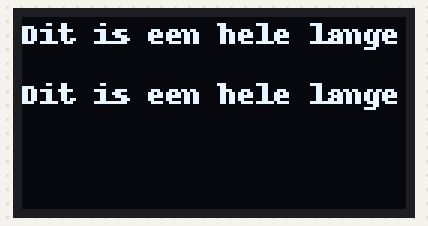
Bench run of a program on a simulated Raspberry Pi (BCM pin numbers). On the bench: 128×64 one-colour display.

Above: at 0.34 s.
At 2.71 s:
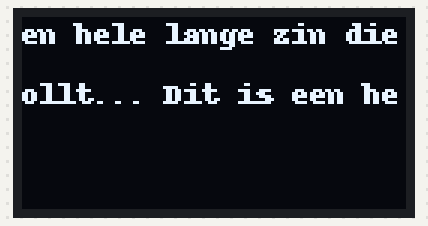
At 5.07 s:
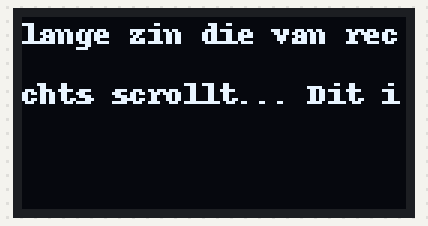
At 10.1 s:
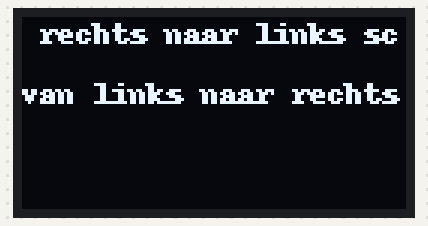
At 14.84 s:
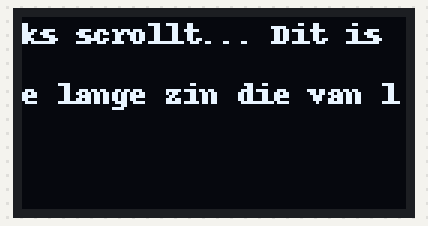
At 19.87 s:
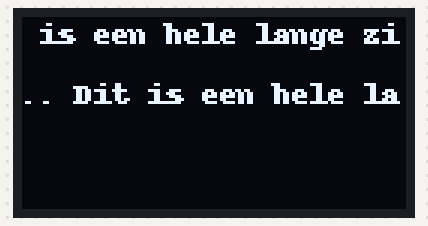

Measured:
- by itself, everything shown: repeats every 18.6 s, in 63 steps

The program:

I2COLED_scrollText.py
```python
# experimenten met I2C OLED SSD1306 display
# I2C address : 0x3C

from luma.core.interface.serial import i2c
from luma.core.render import canvas
from luma.oled.device import ssd1306
from time import sleep

TEKST_RL = "Dit is een hele lange zin die van rechts naar links scrollt... "
TEKST_LR = "Dit is een hele lange zin die van links naar rechts scrollt... "
SCROLL_DELAY = 0.2

# initialiseren I2C interface
I2C = i2c(port=1, address=0x3C)

# maken I2C device
device = ssd1306(I2C)

# variabelen scrollen
chars_pix = 6
chars_oled = int(device.width / chars_pix)

chars_text_RL = len(TEKST_RL)
let_RL = list(TEKST_RL + TEKST_RL)
pos_RL = 0

chars_text_LR = len(TEKST_LR)
let_LR = list(TEKST_LR + TEKST_LR)
pos_LR = chars_text_LR

# oneindige lus
while True:
    # toon iets op het scherm
    # moet gebruikt worden met with zodat alles op het einde goed wordt afgesloten. Geen try except finally toestanden hier.
    with canvas(device) as draw:

        # af te beelden tekst
        text_RL = ''.join(let_RL[pos_RL:pos_RL+chars_oled])
        text_LR = ''.join(let_LR[pos_LR:pos_LR+chars_oled])

        # toon tekst
        draw.text((0, 0), text_RL, fill="white")
        draw.text((0, 20), text_LR, fill="white")


    # posities aanpassen
    pos_RL += 1
    if pos_RL == chars_text_RL:
        pos_RL = 0
    pos_LR -= 1
    if pos_LR == 0:
        pos_LR = chars_text_LR

    # even wachten
    sleep(SCROLL_DELAY)
```
